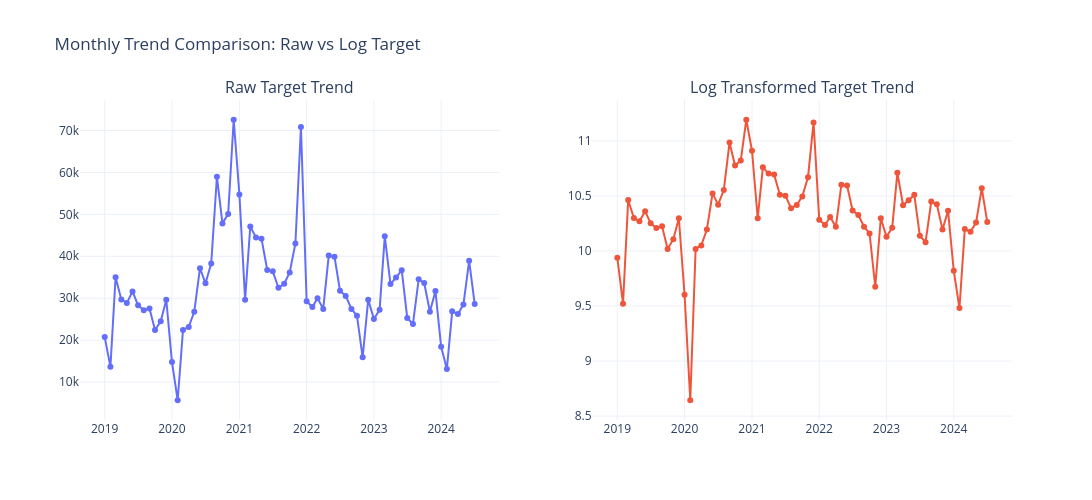

Write notebook code for a chart like this one.
### Markdown cell above
> Data need transform distribution or use log1p

### Code cell
from plotly.subplots import make_subplots

target = 'amount_new_house_transactions'

df = new_trans.copy()

# datetime
df['month'] = pd.to_datetime(df['month'])

# monthly aggregation
monthly_trend = (
    df.groupby('month')[target]
    .mean()
    .reset_index()
)

# log transform
monthly_trend['log_target'] = np.log1p(monthly_trend[target])

# subplot
fig = make_subplots(
    rows=1,
    cols=2,
    subplot_titles=[
        'Raw Target Trend',
        'Log Transformed Target Trend'
    ]
)

# RAW
fig.add_trace(
    go.Scatter(
        x=monthly_trend['month'],
        y=monthly_trend[target],
        mode='lines+markers',
        name='Raw'
    ),
    row=1,
    col=1
)

# LOG
fig.add_trace(
    go.Scatter(
        x=monthly_trend['month'],
        y=monthly_trend['log_target'],
        mode='lines+markers',
        name='Log'
    ),
    row=1,
    col=2
)

# layout
fig.update_layout(
    title='Monthly Trend Comparison: Raw vs Log Target',
    template='plotly_white',
    height=500,
    width=1200,
    showlegend=False
)

fig.show()
